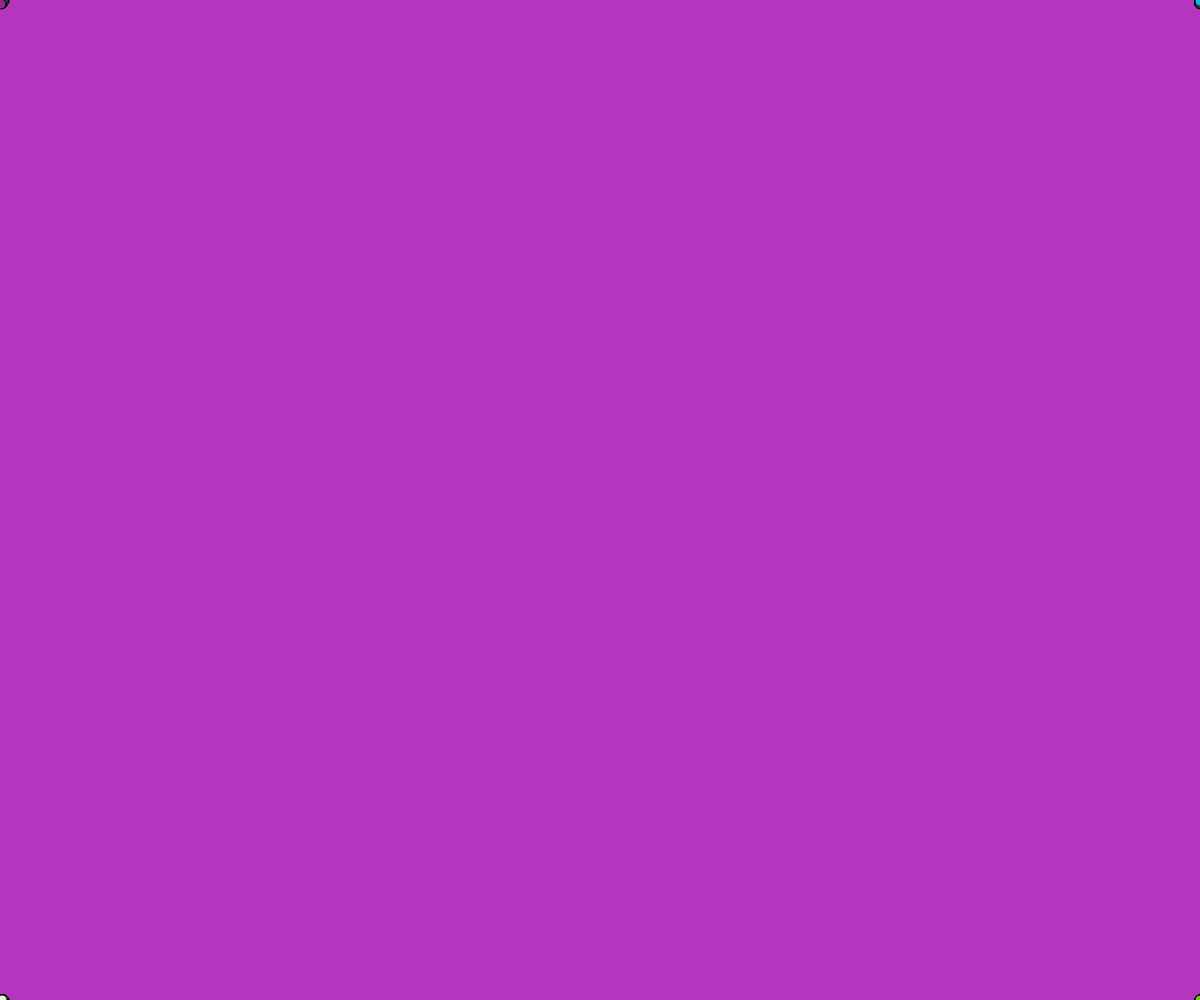
Frame 1 (no input)
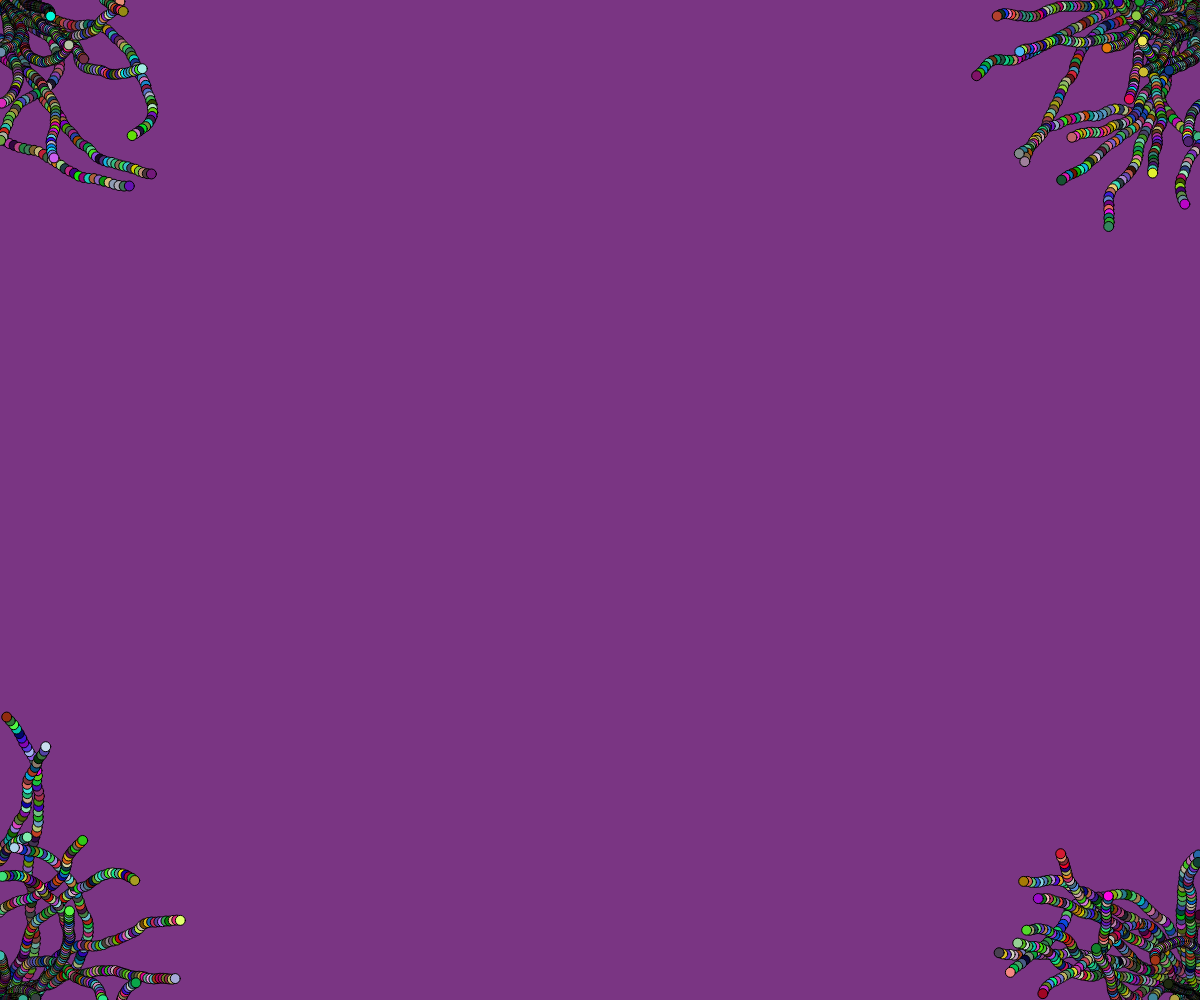
Frame 60 (no input)
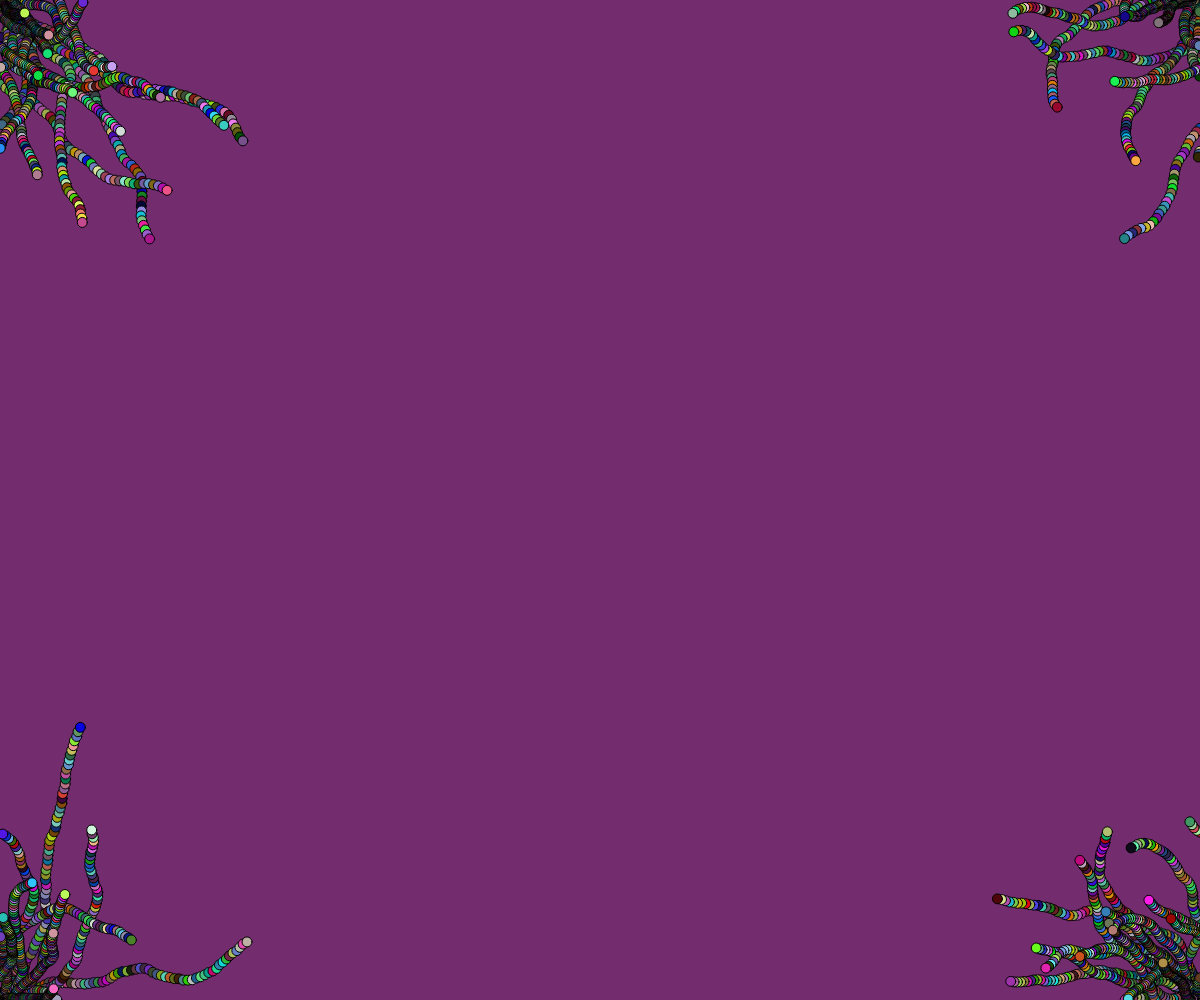
Frame 120 (the mouse pressed at the canvas centre since frame 60)

The p5.js sketch that drew these frames (run headless with seeded random() and noise() and a simulated clock; from frame 60 on, the mouse is pressed at the canvas centre):

// p5.js sketch
// ── sketch.js
function Drawer(x, y) {
	this.pos = createVector(x, y);
	this.vel = createVector(random(-4, 4), random(-4, 4));
	this.size = 10;
	this.c = random(360);

	this.update = function() {
		this.pos.add(this.vel);
		this.vel.rotate(random(-0.3, 0.3));

		if (this.pos.x > width) this.pos.x = 0;
		if (this.pos.x < 0) this.pos.x = width;
		if (this.pos.y > height) this.pos.y = 0;
		if (this.pos.y < 0) this.pos.y = height;
	}

	this.show = function() {
		fill(random(255), random(255), random(255));
		if (this.c > 360) this.c = 0;
		ellipse(this.pos.x, this.pos.y, this.size, this.size);
	}
}

var d = [];
var num = 50;

function setup() {
	createCanvas(windowWidth, windowHeight);
	//	colorMode(HSB);

	background(random(255), random(255), random(255));

	for (var i = 0; i < num; i++) {
		d[i] = new Drawer(0, 0);
	}
}

function mousePressed() {
	background(random(255), random(255), random(255));
	for (var i = 0; i < num; i++) {
		d[i] = new Drawer(0, 0);
	}
}

function draw() {
	background(0, 2);
	for (var i = 0; i < d.length; i++) {
		d[i].update();
		d[i].show();
	}
}
